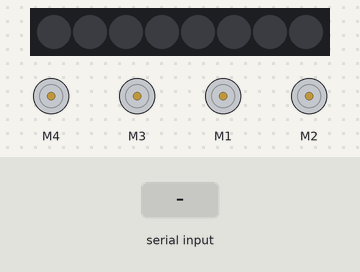
A sketch run on a simulated Arduino Uno, built with avr-gcc and run on an emulated ATmega328P. On the bench: 4 × DC motor (green arrow = forward, orange = backward, longer = faster), 8 RGB LEDs in strip order, left to right. The inputs (shaded band) are chosen by the test bench. What the sketch prints to the serial monitor is not drawn.

Above: at 1.2 s.
1.3 s: "U" received over Serial
At 2.1 s:
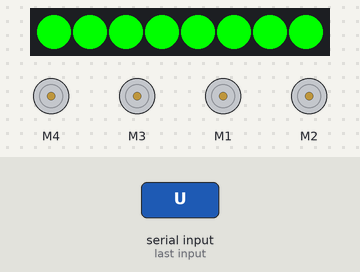
2.8 s: byte 119 ('w') received over Serial
At 3.2 s:
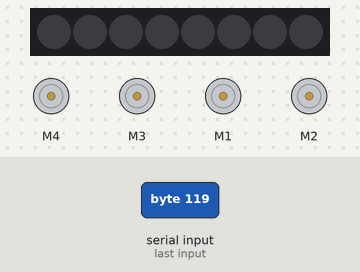
4.3 s: byte 86 ('V') received over Serial
At 5.5 s:
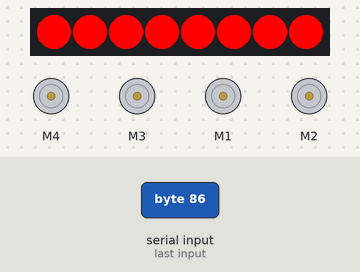
5.8 s: "W" received over Serial
At 6.7 s:
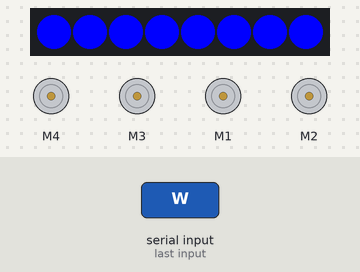
7.3 s: "F" received over Serial
At 8.4 s:
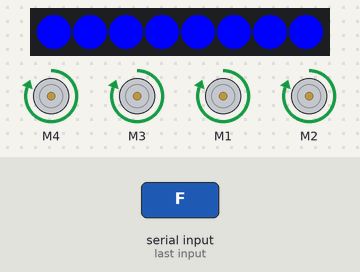
8.8 s: "B" received over Serial
At 9.6 s:
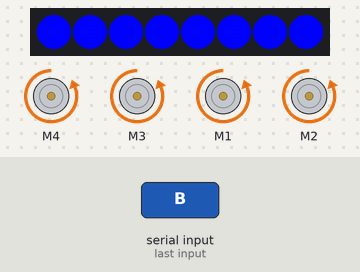
Timing chart, 0 to 11.3 s (numbered marks = the images above; inputs shaded):
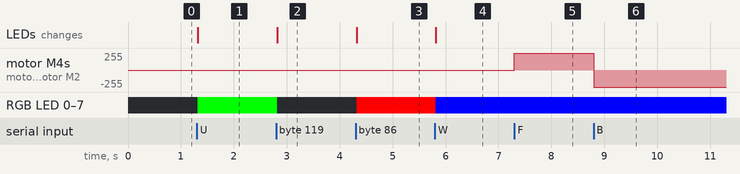

Measured:
- after the input at 1.3 s, RGB LED 0–7: off → RGB(0, 255, 0) at once; the LEDs: change at once (image 1)
- after the input at 2.8 s, RGB LED 0–7: RGB(0, 255, 0) → off at once; the LEDs: change at once (image 2)
- after the input at 4.3 s, RGB LED 0–7: off → RGB(255, 0, 0) at once; the LEDs: change at once (image 3)
- after the input at 5.8 s, RGB LED 0–7: RGB(255, 0, 0) → RGB(0, 0, 255) at once; the LEDs: change at once (image 4)
- after the input at 7.3 s, motor M4, motor M3, motor M1, motor M2: stopped → forward 255/255 at once
- after the input at 8.8 s, motor M4, motor M3, motor M1, motor M2: forward 255/255 → backward 255/255 at once

The sketch:

OmniWheel.ino
```cpp
// (licence header left out)
#include <AFMotor.h>
#include <FastLED.h>
#define LED_PIN     9
#define NUM_LEDS    8
CRGB leds[NUM_LEDS];
AF_DCMotor LF(4);
AF_DCMotor RF(3);
AF_DCMotor LB(1);
AF_DCMotor RB(2);
char command;
int Speed = 255;
void setup() {
  Serial.begin(9600);           // set up Serial library at 9600 bps
  Serial.println("HELLO! Welcome to OmniRobot");
  FastLED.addLeds<WS2812, LED_PIN, GRB>(leds, NUM_LEDS);
  // turn on motor
  motor_break(255);

}
void loop() {
  if (Serial.available() > 0) {
    command = Serial.read();
    motor_break(255); //initialize with motors stoped
    //Change pin mode only if new command is different from previous.
    //Serial.println(command);

    switch (command) {
      case 'F':
        motor_forward(Speed);
        break;
      case 'B':
        motor_backward(Speed);
        break;
      case 'L':
        motor_left(Speed);
        break;
      case 'R':
        motor_right(Speed);
        break;
      case 'G':
        motor_left_ch(Speed);
        break;
      case 'I':
        motor_right_ch(Speed);
        break;
      case 'S':
        motor_break(255);
//        for (int i = 0; i < 8; i++) {
//          leds[i] = CRGB ( 0, 0, 0);
//          FastLED.show();
//        }
        break;
      case 'U':
        for (int i = 0; i < 8; i++) {
          leds[i] = CRGB ( 0, 255, 0);
          FastLED.show();
        }
        break;
      case 'u':
        for (int i = 0; i < 8; i++) {
          leds[i] = CRGB ( 0, 0, 0);
          FastLED.show();
        }
        break;
      case 'W':
        for (int i = 0; i < 8; i++) {
          leds[i] = CRGB ( 0, 0, 255);
          FastLED.show();
        }
        break;
      case 'w':
        for (int i = 0; i < 8; i++) {
          leds[i] = CRGB ( 0, 0, 0);
          FastLED.show();
        }
        break;
      case 'V':
        for (int i = 0; i < 8; i++) {
          leds[i] = CRGB ( 255, 0, 0);
          FastLED.show();
        }
        break;
      case 'v':
        for (int i = 0; i < 8; i++) {
          leds[i] = CRGB ( 0, 0, 0);
          FastLED.show();
        }
        break;

    }

  }


}
void led() {
  for (int i = 0; i < 8; i++) {
    leds[i] = CRGB ( 0, 0, 255);
    FastLED.show();
    delay(40);
  }
  for (int i = 8; i > 0; i--) {
    leds[i] = CRGB ( 255, 0, 0);
    FastLED.show();
    delay(40);
  }
  for (int i = 0; i < 8; i++) {
    leds[i] = CRGB ( 0, 255, 0);
    FastLED.show();
    delay(40);
  }
  for (int i = 8; i > 0; i--) {
    leds[i] = CRGB ( 255, 255, 255);
    FastLED.show();
    delay(40);
  }
}
void motor_break(int sp) {
  LF.setSpeed(sp);
  RF.setSpeed(sp);
  LB.setSpeed(sp);
  RB.setSpeed(sp);

  LF.run(RELEASE);
  RF.run(RELEASE);
  LB.run(RELEASE);
  RB.run(RELEASE);
}
void motor_forward(int sp) {
  LF.setSpeed(sp);
  RF.setSpeed(sp);
  LB.setSpeed(sp);
  RB.setSpeed(sp);
  LF.run(FORWARD);
  RF.run(FORWARD);
  LB.run(FORWARD);
  RB.run(FORWARD);
}
void motor_backward(int sp) {
  LF.setSpeed(sp);
  RF.setSpeed(sp);
  LB.setSpeed(sp);
  RB.setSpeed(sp);
  LF.run(BACKWARD);
  RF.run(BACKWARD);
  LB.run(BACKWARD);
  RB.run(BACKWARD);
}
void motor_right(int sp) {
  LF.setSpeed(sp);
  RF.setSpeed(sp);
  LB.setSpeed(sp);
  RB.setSpeed(sp);
  LF.run(FORWARD); RF.run(BACKWARD);
  LB.run(BACKWARD); RB.run(FORWARD);

}
void motor_right_ch(int sp) {
  LF.setSpeed(sp);
  RF.setSpeed(sp);
  LB.setSpeed(sp);
  RB.setSpeed(sp);
  LF.run(FORWARD); RF.run(BACKWARD);
  LB.run(FORWARD); RB.run(BACKWARD);

}
void motor_left(int sp) {
  LF.setSpeed(sp);
  RF.setSpeed(sp);
  LB.setSpeed(sp);
  RB.setSpeed(sp);
  LF.run(BACKWARD); RF.run(FORWARD);
  LB.run(FORWARD); RB.run(BACKWARD);
}
void motor_left_ch(int sp) {
  LF.setSpeed(sp);
  RF.setSpeed(sp);
  LB.setSpeed(sp);
  RB.setSpeed(sp);
  LF.run(BACKWARD); RF.run(FORWARD);
  LB.run(BACKWARD); RB.run(FORWARD);
}
```
